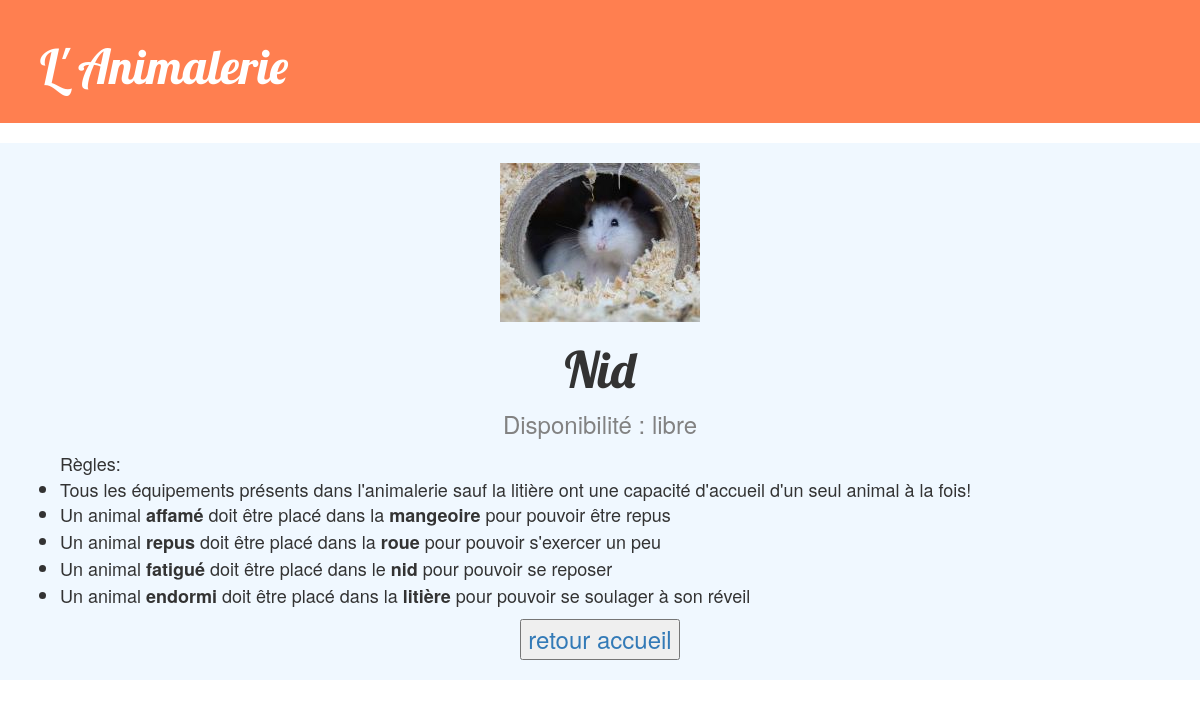
Page /equipement/Nid/ on the committed database.
### animalerie/models.py (models this page shows, shortened)
class Equipement(models.Model):
    id_equip = models.CharField(max_length=20, primary_key=True)
    disponibilite = models.CharField(max_length=20)
    photo = models.CharField(max_length=200)

### animalerie/views.py (the view)
# urls.py: path("equipement/<str:pk>/", views.equipment_detail, name="equipment_detail"),
def equipment_detail(request, pk):
    equi = get_object_or_404(Equipement, pk=pk)
    return render(request, "animalerie/equipment_detail.html", {"equipment": equi})

### animalerie/templates/animalerie/equipment_detail.html (shortened to what this page needs)
{% extends 'animalerie/base.html' %}
{% load static %}
{% block 1 %}
<link rel="stylesheet" href="{% static 'css/equip_detail.css' %}">
<div id="equipdesc">
    <img id="photo" src={% static equipment.photo %}>
    <h1 id="titredesc">{{ equipment.id_equip }}</h1>
    <p class="dispo">Disponibilité : {{ equipment.disponibilite }}</p>
    <ul class="liste">Règles:
        <li>Tous les équipements présents dans l'animalerie sauf la litière ont une capacité d'accueil d'un seul
            animal à la fois!
        </li>
        <li>
            Un animal <b>affamé</b> doit être placé dans la <b>mangeoire</b> pour pouvoir être repus
        </li>
        <li>
            Un animal <b>repus</b> doit être placé dans la <b>roue</b> pour pouvoir s'exercer un peu
        </li>
        <li>
            Un animal <b>fatigué</b> doit être placé dans le <b>nid</b> pour pouvoir se reposer
        </li>
        <li>
            Un animal <b>endormi</b> doit être placé dans la <b>litière</b> pour pouvoir se soulager à son réveil
        </li>
    </ul>
    <button><a href="{% url 'accueil' %}">retour accueil</a></button>
</div>
{% endblock %}

### animalerie/static/css/animalerie.css (style rules this page uses)
h1, h2, h3, h4 { font-family: 'Lobster', cursive; }
.dispo, .lieu { color: #828282; }
#titredesc { font-size: 50px; }
#equipdesc, #animaldesc { margin-top: 20px; text-align: center; font-size: x-large; }

### animalerie/static/css/equip_detail.css (style rules this page uses)
.liste { font-size: large; text-align: left; }
#equipdesc { margin-top: 20px; text-align: center; font-size: x-large; background-color: aliceblue; padding: 20px; }

### rows in the picture
Equipement: photo (picture), id_equip "Nid", disponibilite "libre"
